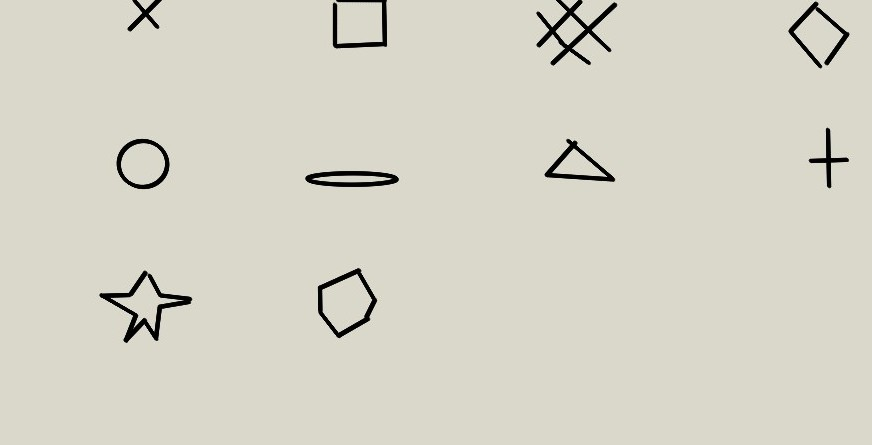
#> input picture Pictures/matchImageToTemplates/image.jpg, 872 x 445 px
$ python templateToImage.py
#> lines starting #> are read from the running program, lines starting #| are printed output that depends on the picture; after the words box and inside, x2 and y2 are one past the last pixel; in counts of white or black regions, pixels touching at a corner belong together
import cv2
import os
import random

def readTemplates(templateFolder='individualTemplates'):
    # make sure that we have the file with the templates that we are looking for
    if not os.path.isdir(templateFolder):
        print('File with the symobls does not exist')

    #read the templates from a file all the templates in a Dict so we can can call  them by their name
    templateDict = {}
    for filename in os.listdir(templateFolder):
        template =  cv2.imread(templateFolder + '/'+filename, 0)
        name = filename.split('.')[0]
        templateDict[name] = template
    return templateDict


def findBestTemplateMatch(templateDict):
    currentMax =0
    for key in templateDict:
        template = templateDict[key]
        template_mask = cv2.bitwise_not(template)

        result = cv2.matchTemplate(img,template, cv2.TM_CCORR_NORMED,mask=template_mask)
        _, max_val, _, max_loc = cv2.minMaxLoc(result)

        if max_val > currentMax:
            tempName = key
            location = max_loc
            dimentions = template.shape
            currentMax = max_val
    return tempName, location, dimentions, currentMax


img = cv2.imread('image.jpg',0)
#> img: shape (445, 872); min 0, max 238, mean 210.7


for i in range(img.shape[0]):
    for j in range(img.shape[1]):
        img[i][j] = img[i][j]+random.randint(0,50)
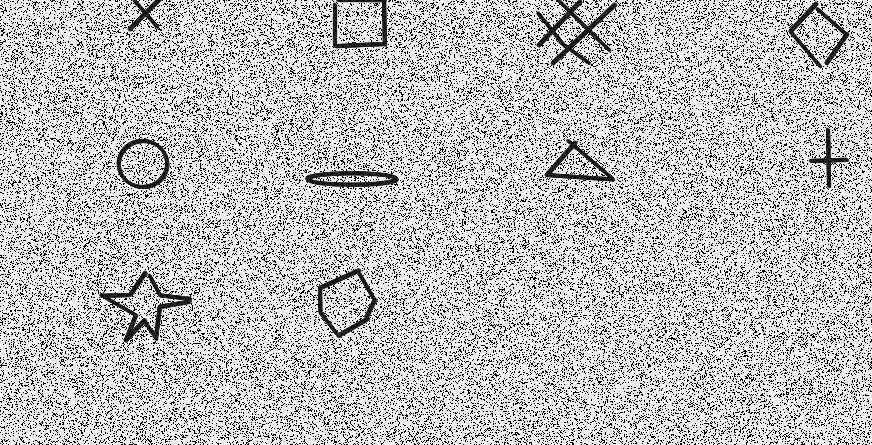
#> img: shape (445, 872); min 0, max 255, mean 187


opening = cv2.morphologyEx(img, cv2.MORPH_OPEN,cv2.getStructuringElement(cv2.MORPH_RECT,(5,5)))
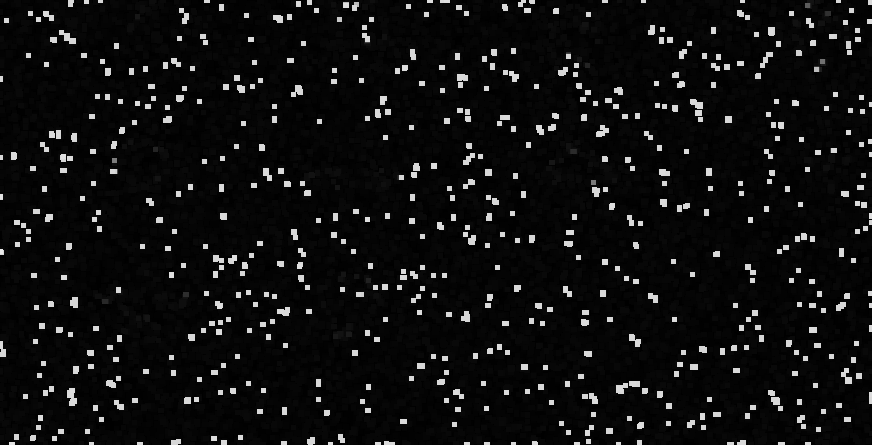
#> opening: shape (445, 872); min 0, max 234, mean 15.5


templateDict = readTemplates()
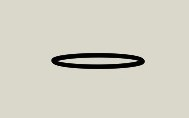
#> input picture Pictures/matchImageToTemplates/individualTemplates/Flatcycle.jpg, 189 x 118 px
#> templateDict = 1 item
tempName, location, dimentions, max_val = findBestTemplateMatch(templateDict)
#> the loop in findBestTemplateMatch, `for key in templateDict:` made 1 pass
#> (key, max_val, tempName, location, dimentions, currentMax) on pass 1: ('Flatcycle', 0.899, 'Flatcycle', (253, 118), (118, 189), 0.899)
#> pass 1, in findBestTemplateMatch, `template_mask = cv2.bitwise_not(template)`:
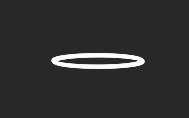
#> template_mask: shape (118, 189); min 23, max 255, mean 48
#> after the loop in findBestTemplateMatch, `for key in templateDict:`: currentMax = 0.899
#> tempName = 'Flatcycle'; location = (253, 118); dimentions = (118, 189); max_val = 0.899

h, w = dimentions
#> h = 118; w = 189
cv2.rectangle(img,location, (location[0]+w, location[1]+h),(255,0,0),10)
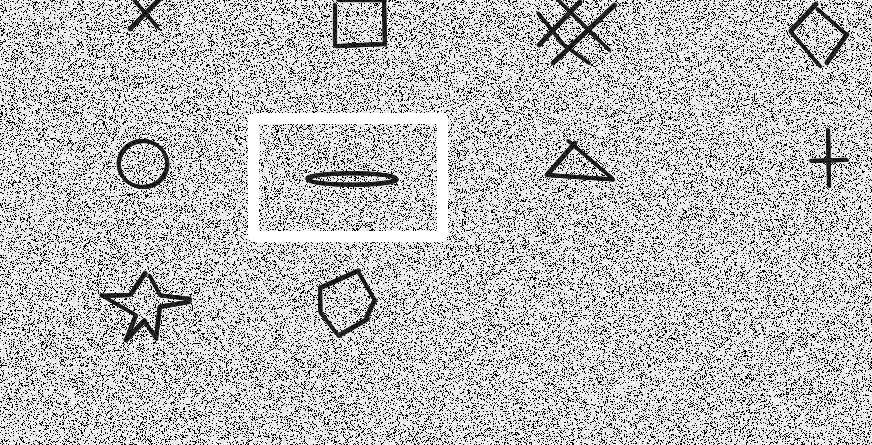
#> img: shape (445, 872); 1.7% of pixels changed, all inside (x1, y1, x2, y2) = (248, 113, 448, 242)
cv2.imshow('template', templateDict[tempName])
cv2.imshow('mask', cv2.bitwise_not(templateDict[tempName]))
cv2.imshow(str(max_val),img)
cv2.waitKey(0)
cv2.destroyAllWindows()
